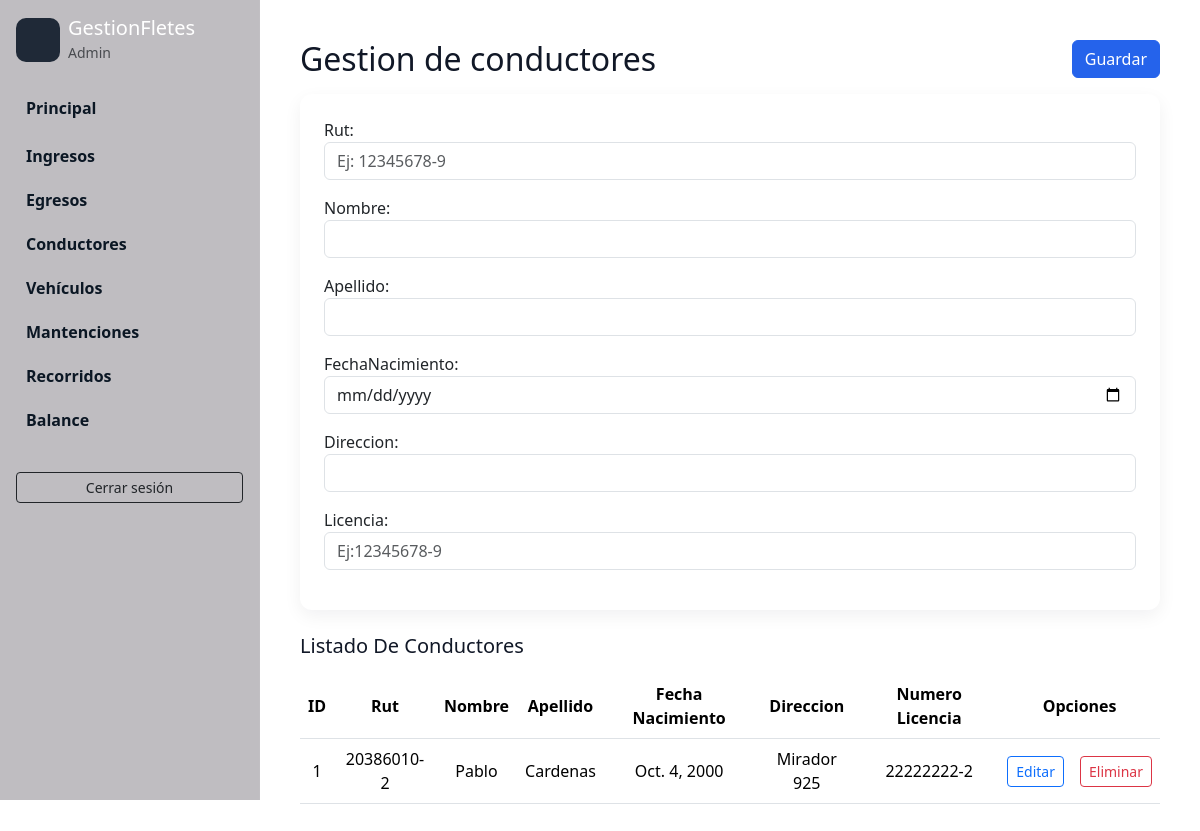
The page /conductores/registrarConductores/ (signed in) on the database as committed earlier.
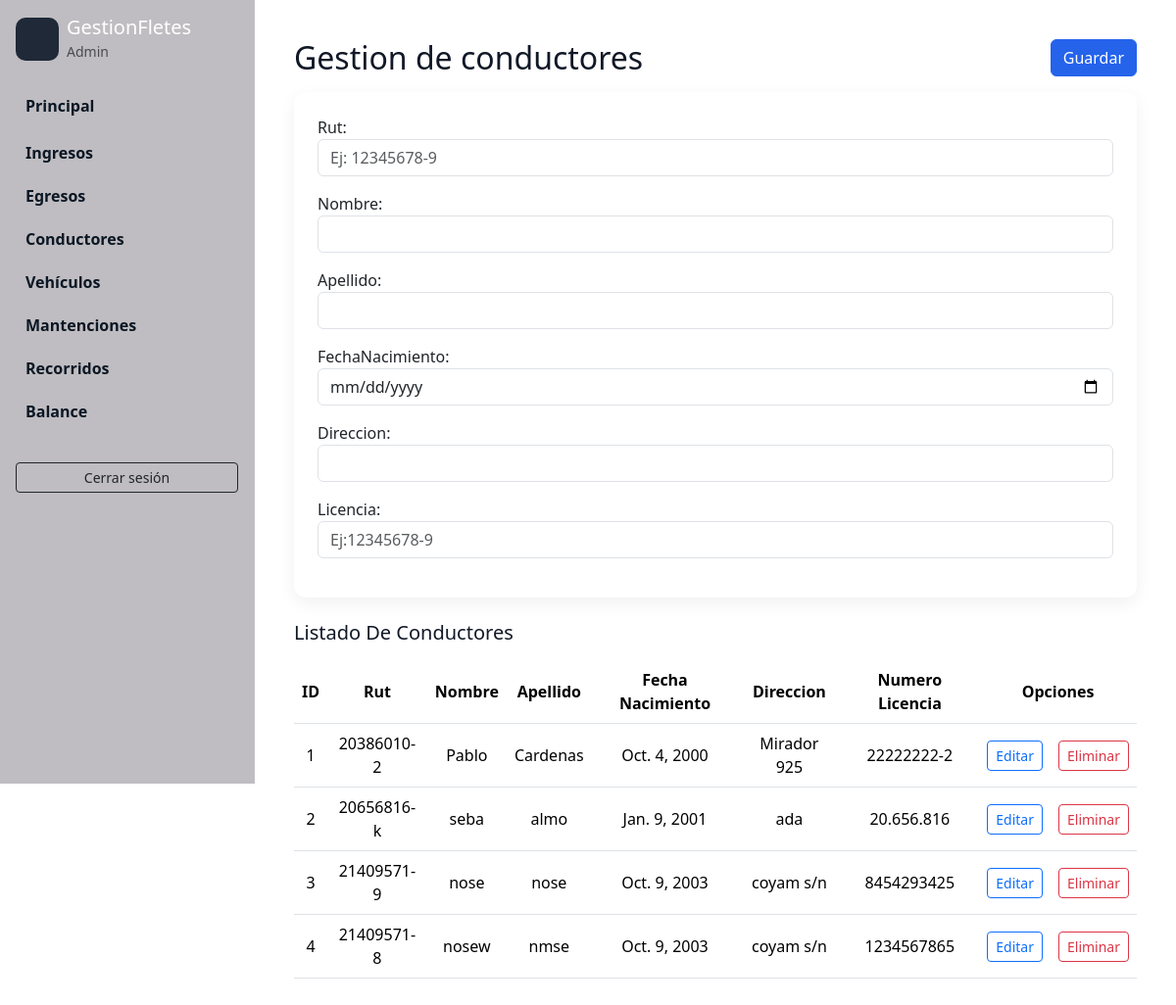
The same page on the database as committed later.
### CrudConductores/models.py (models this page shows, shortened)
class Conductores(models.Model):
    conductorID = models.AutoField(primary_key=True)
    rut = models.CharField(unique= True, max_length=10)
    nombre = models.CharField(max_length=30)
    apellido = models.CharField(max_length=30)
    fechaNacimiento = models.DateField()
    direccion = models.CharField(max_length=100)
    licencia = models.CharField(unique=True, max_length=10)

### CrudConductores/views.py (the view)
# urls.py: path('registrarConductores/', views.registrarConductores, name="registrarConductores"),
@login_required
def registrarConductores(request):
    conductores = Conductores.objects.all()
    if request.method == 'POST':
        form = ConductoresForm(request.POST)
        if form.is_valid():
            form.save()
            messages.success(request, 'Conductor Registrado Correctamente!')
            return redirect('registrarConductores')
        else:
            messages.error(request, 'Error al registrar el conductor. Por favor, verificar los datos.')
            return render(request,'gestionConductores.html', {"form":form, "conductores":conductores})
    else:
        form = ConductoresForm()
        return render(request,'gestionConductores.html', {"form":form, "conductores":conductores})

### CrudConductores/forms.py (shortened to what this page needs)
class ConductoresForm(forms.ModelForm):
    rut = forms.CharField(
        error_messages={'unique': 'Ya existe un conductor con este RUT.'},
        help_text='Formato: 12.345.678-9 o 12345678-9',
        widget=forms.TextInput(attrs={
            'placeholder': '12.345.678-9',
            'class': 'form-control'
        })
    )
    licencia = forms.CharField(
        error_messages={'unique': 'Ya existe un conductor con esta LICENCIA.'},
        widget=forms.TextInput(attrs={'class': 'form-control'})
    )
    class Meta:
        model = Conductores
        fields = ['rut', 'nombre', 'apellido', 'fechaNacimiento', 'direccion', 'licencia']

### CrudConductores/templates/gestionConductores.html (shortened to what this page needs)
{% extends "partials/gestion_layout.html" %}
{% load widget_tweaks %}
{% block gestion_header %}
        <div class="d-flex align-items-start mb-3">
            <div>
                <h2 class="mb-0">Gestion de conductores</h2>
            </div>
            <div class="ms-auto">
                <button form="conductorForm" type="submit" class="btn btn-primary">Guardar</button>
            </div>
        </div>
{% endblock %}
{% block gestion_body %}
        <form id="conductorForm" action="{% url 'registrarConductores' %}" method="POST">
            <div class="mb-3">
                {{ form.rut.label_tag }}
                {% render_field form.rut class="form-control" placeholder="Ej: 12345678-9" minlength="10" maxlength="10" %}
            </div>
            <div class="mb-3">
                {{ form.nombre.label_tag }}
                {% render_field form.nombre class="form-control" maxlength="30" %}
            </div>
            <div class="mb-3">
                {{ form.apellido.label_tag }}
                {% render_field form.apellido class="form-control" maxlength="30" %}
            </div>
            <div class="mb-3">
                {{ form.fechaNacimiento.label_tag }}
                {% render_field form.fechaNacimiento class="form-control" type="date" %}
            </div>
            <div class="mb-3">
                {{ form.direccion.label_tag }}
                {% render_field form.direccion class="form-control" maxlength="100" %}
            </div>
            <div class="mb-3">
                {{ form.licencia.label_tag }}
                {% render_field form.licencia class="form-control" placeholder="Ej:12345678-9" minlength="10" maxlength="10" %}
            </div>
        </form>
    {% endblock %}
    {% block gestion_after %}
        <h5>Listado De Conductores</h5>
        <div class="table responsive py-2">
            <table class="table table-hover">
                <thead>
                    <tr>
                        <th>ID</th>
                        <th>Rut</th>
                        <th>Nombre</th>
                        <th>Apellido</th>
                        <th>Fecha Nacimiento</th>
                        <th>Direccion</th>
                        <th>Numero Licencia</th>
                        <th colspan="2">Opciones</th>
                    </tr>
                </thead>
                <tbody>
                    {% for conductor in conductores %}
                        <tr>
                            <td>{{conductor.conductorID}}</td>
                            <td>{{conductor.rut}}</td>
                            <td>{{conductor.nombre}}</td>
                            <td>{{conductor.apellido}}</td>
                            <td>{{conductor.fechaNacimiento}}</td>
                            <td>{{conductor.direccion}}</td>
                            <td>{{conductor.licencia}}</td>
                            <td><a href="{% url 'editarConductores' conductor.conductorID %}" class="btn btn-sm btn-outline-primary">Editar</a></td>
                            <td><a href="{% url 'eliminarConductores' conductor.conductorID %}" class="btn btn-sm btn-outline-danger btnEliminacion">Eliminar</a></td>
                        </tr>
                    {% empty %}
                        <tr><td colspan="9">No conductores encontrados.</td></tr>
                    {% endfor %}
                </tbody>
            </table>
        </div>
    {% endblock %}

### Home/templates/partials/gestion_layout.html
{% extends "Base.html" %}
{% load static %}
{% block body %}
  <div class="row g-0" style="min-height:70vh;">
    {% if show_dealertouch %}
      <div class="col-12 col-md-2 bg-light border-end" style="min-height:70vh; padding:12px;">
        <div class="mb-3">
          <h5>Dealertouch</h5>
        </div>
        <ul class="nav flex-column small">
          <li class="nav-item mb-2"><a class="nav-link" href="#">Home</a></li>
          <li class="nav-item mb-2"><a class="nav-link" href="#">Add New</a></li>
          <li class="nav-item mb-2"><a class="nav-link" href="#">List</a></li>
          <li class="nav-item mb-2"><a class="nav-link" href="#">Reports</a></li>
        </ul>
        <div class="card mt-3 p-2" style="background:#fff9e6;">
          <small class="text-muted">Unlock More Features</small>
          <p class="mb-1 small">Advanced features like enhanced analytics, AI insights, etc.</p>
          <div class="d-grid">
            <a class="btn btn-outline-dark btn-sm" href="#">Compare Plan Details</a>
          </div>
        </div>
      </div>
      <div class="col-12 col-md-10 p-3">
    {% else %}
      <div class="col-12 p-3">
    {% endif %}
      {% block gestion_header %}{% endblock %}
      <div class="card p-4 mb-4">
        {% block gestion_body %}{% endblock %}
      </div>
      {% block gestion_after %}{% endblock %}
    </div>
  </div>
{% endblock %}

### Home/templates/Base.html (shortened to what this page needs)
<!DOCTYPE html>
<html lang="en">
  <head>
    {% load static %}
    <link href="https://cdn.jsdelivr.net/npm/bootstrap@5.3.2/dist/css/bootstrap.min.css" rel="stylesheet" />
  <link rel="stylesheet" href="{% static 'css/gestionFletes.css' %}?v={{ STATIC_CSS_VERSION|default:"1" }}" />
  </head>
  <body style="background:#ffffff;">
    <div class="app-root d-flex">
      <aside class="app-sidebar p-3">
        <div class="d-flex align-items-center mb-4">
          <div class="me-2" style="width:44px;height:44px;background:#1f2937;border-radius:10px;"></div>
          <div>
            <h5 class="mb-0">GestionFletes</h5>
            <small class="text-muted">Admin</small>
          </div>
        </div>
        <nav class="nav flex-column" id="sidebarNav">
          <a class="nav-link mb-2" href="{% url 'home' %}">Principal</a>
          <a class="nav-link mb-1" data-bs-toggle="collapse" href="#submenu-ingresos" role="button" aria-expanded="false" aria-controls="submenu-ingresos">Ingresos</a>
          <a class="nav-link mb-1" data-bs-toggle="collapse" href="#submenu-egresos" role="button" aria-expanded="false" aria-controls="submenu-egresos">Egresos</a>
          <a class="nav-link mb-1" data-bs-toggle="collapse" href="#submenu-conductores" role="button" aria-expanded="false" aria-controls="submenu-conductores">Conductores</a>
          <a class="nav-link mb-1" data-bs-toggle="collapse" href="#submenu-vehiculos" role="button" aria-expanded="false" aria-controls="submenu-vehiculos">Vehículos</a>
          <a class="nav-link mb-1" data-bs-toggle="collapse" href="#submenu-mantenciones" role="button" aria-expanded="false" aria-controls="submenu-mantenciones">Mantenciones</a>
          <a class="nav-link mb-1" data-bs-toggle="collapse" href="#submenu-recorridos" role="button" aria-expanded="false" aria-controls="submenu-recorridos">Recorridos</a>
          <a class="nav-link mb-2" href="{% url 'balance' %}">Balance</a>
        </nav>
        <div class="mt-4">
          {% if user.is_authenticated %}
            <a href="{% url 'logout' %}" class="btn btn-outline-dark btn-sm w-100">Cerrar sesión</a>
          {% else %}
            <a href="{% url 'registro' %}" class="btn btn-outline-dark btn-sm w-100 mb-2">Registro</a>
            <a href="{% url 'login' %}" class="btn btn-outline-dark btn-sm w-100">Login</a>
          {% endif %}
        </div>
      </aside>
      <main class="app-main flex-grow-1 p-4">
        {% block body %}
        {% endblock %}
      </main>
    </div>
  </body>
</html>

### Home/static/css/gestionFletes.css (style rules this page uses)
th, td { text-align: center; vertical-align: middle; }
:root { --bg: #f4f5f7; --panel: #ffffff; --muted: #6b7280; --accent-dark: #111827; --sidebar-bg: #BFBDC1; --accent: #e8c547; --accent-2: #f59e0b; --card-shadow: 0 8px 24px rgba(15,23,42,0.06); }
body { background-color: var(--bg); color: var(--accent-dark); }
.card { border: 0; box-shadow: 0 6px 18px rgba(15, 23, 42, 0.06); border-radius: 12px; }
.btn-primary { background: #2563eb; border-color:#2563eb }
.app-sidebar { background:var(--sidebar-bg); color:var(--panel); min-height:100vh; width:260px; position:fixed; left:0; top:0; padding:28px; border-right:1px solid rgba(255,255,255,0.03); }
.app-sidebar .nav-link { color:#0b1724; font-weight:600; padding:8px 10px; border-radius:8px }
.app-main { margin-left:260px }

Rows that differ between the two databases and show on the page:
added Conductores: conductorID "2", rut "20656816-k", nombre "seba", apellido "almo", fechaNacimiento "Jan. 9, 2001", direccion "ada", licencia "20.656.816"
added Conductores: conductorID "3", rut "21409571-9", nombre "nose", apellido "nose", fechaNacimiento "Oct. 9, 2003", direccion "coyam s/n", licencia "8454293425"
added Conductores: conductorID "4", rut "21409571-8", nombre "nosew", apellido "nmse", fechaNacimiento "Oct. 9, 2003", direccion "coyam s/n", licencia "1234567865"
